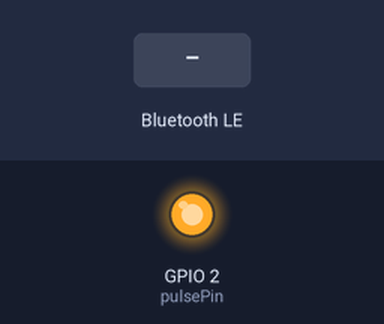
Simulated run of this sketch. Board: ESP32. Shown: output pins drawn as LEDs (lit = HIGH). Inputs (shaded band) come from the test bench. Nothing arrives over Bluetooth unless stated; a phone connects over Bluetooth LE 3 s after start; pins used as bus, display or sensor lines are not drawn; what the sketch prints to the serial monitor is not drawn.

Above: at 1.2 s.
1.3 s: Bluetooth LE write "1" received
Timing chart, 0 to 4.3 s (numbered marks = the images above; inputs shaded):
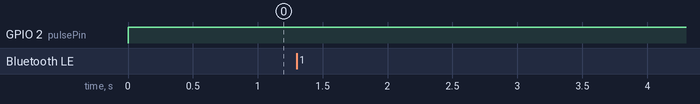

Measured:
- after the input at 1.3 s, every drawn part: stays the same

The sketch:

MENS-Arduino.ino
```cpp
#include <SPI.h>
#include <BLEDevice.h>
#include <BLEServer.h>
#include <BLEUtils.h>
#include <BLE2902.h>

#define SERVICE_UUID        "4fafc201-1fb5-459e-8fcc-c5c9c331914b"
#define CHARACTERISTIC_UUID "beb5483e-36e1-4688-b7f5-ea07361b26a8"

// Pin definitions
const int csPin = 15;      // Chip Select for MCP4251
const int pulsePin = 2;    // PWM pulse output

// Pulse parameters
const unsigned long pulseInterval = 500;       // Interval between pulses (ms)
const unsigned int pulseWidthMicrosec = 1000000000;  // Pulse duration (µs)

// Digital Potentiometer initial setting (0-255)
byte potValue = 62; // Mid-range value

BLECharacteristic *pCharacteristic;

void setPotValue(byte pot, byte value);

class MyBLECallbacks : public BLECharacteristicCallbacks {
  void onWrite(BLECharacteristic *pCharacteristic) override {
    String tempStr = pCharacteristic->getValue();
    std::string rxValue(tempStr.c_str());
    if (rxValue.length() > 0) {
      byte newVal = (byte)tempStr.charAt(0);
      potValue = newVal;
      setPotValue(0, potValue);
      Serial.print("Potentiometer updated to: ");
      Serial.println(potValue);
    }
  }
};


void setup() {
  Serial.begin(115200);
  while (!Serial) { }

  // Setup pulse output pin
  pinMode(pulsePin, OUTPUT);
  digitalWrite(pulsePin, LOW);

  // Setup SPI for MCP4251
  pinMode(csPin, OUTPUT);
  digitalWrite(csPin, HIGH);
  SPI.begin();

  // Initialize the potentiometer with the starting value
  setPotValue(0, potValue);
  Serial.println("System Initialized. Awaiting BLE commands...");

  // Initialize BLE
  BLEDevice::init("ESP32_MENS");
  BLEServer *pServer = BLEDevice::createServer();
  BLEService *pService = pServer->createService(SERVICE_UUID);

  // Create BLE characteristic with write property
  pCharacteristic = pService->createCharacteristic(
                       CHARACTERISTIC_UUID,
                       BLECharacteristic::PROPERTY_WRITE
                     );
  pCharacteristic->setCallbacks(new MyBLECallbacks());
  pCharacteristic->addDescriptor(new BLE2902());

  pService->start();
  BLEAdvertising *pAdvertising = BLEDevice::getAdvertising();
  pAdvertising->start();
  Serial.println("BLE Advertising started...");
}

void loop() {
  // Pulse generation remains the same
  Serial.println("Pulse ON");
  digitalWrite(pulsePin, HIGH);
  delayMicroseconds(pulseWidthMicrosec);
  digitalWrite(pulsePin, LOW);
  Serial.println("Pulse OFF");
  delay(pulseInterval);
}

void setPotValue(byte pot, byte value) {
  byte command;
  if (pot == 0) {
    command = 0x00;
  } else if (pot == 1) {
    command = 0x10;
  } else {
    return;
  }

  digitalWrite(csPin, LOW);
  SPI.transfer(command);
  SPI.transfer(value);
  digitalWrite(csPin, HIGH);
  delayMicroseconds(10);
}
```
